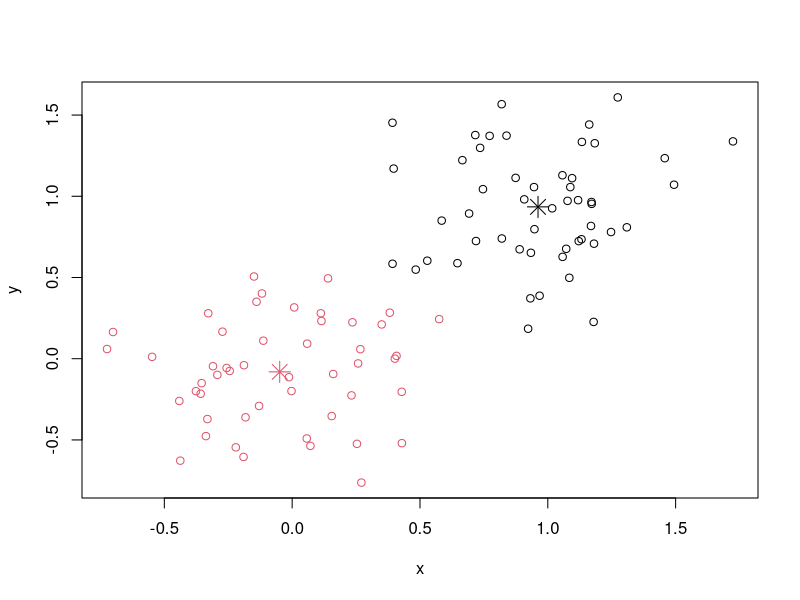
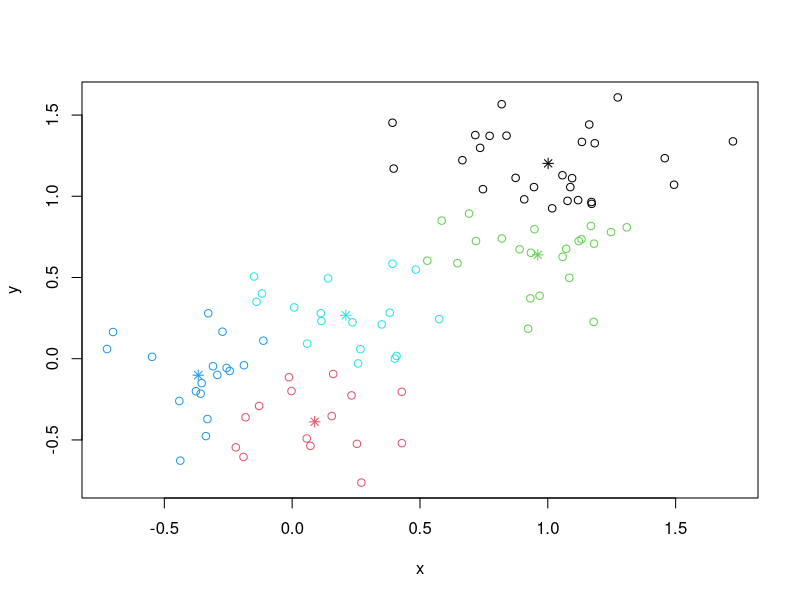

The R source for these figures, in order: (Note: this script raises an error after producing the figures.)
# NOT RUN {
require(graphics)

# a 2-dimensional example
x <- rbind(matrix(rnorm(100, sd = 0.3), ncol = 2),
           matrix(rnorm(100, mean = 1, sd = 0.3), ncol = 2))
colnames(x) <- c("x", "y")
(cl <- kmeans(x, 2))
plot(x, col = cl$cluster)
points(cl$centers, col = 1:2, pch = 8, cex = 2)

# sum of squares
ss <- function(x) sum(scale(x, scale = FALSE)^2)

## cluster centers "fitted" to each obs.:
fitted.x <- fitted(cl);  head(fitted.x)
resid.x <- x - fitted(cl)

## Equalities : ----------------------------------
cbind(cl[c("betweenss", "tot.withinss", "totss")], # the same two columns
      c(ss(fitted.x), ss(resid.x),    ss(x)))
stopifnot(all.equal(cl$ totss,        ss(x)),
          all.equal(cl$ tot.withinss, ss(resid.x)),
          ## these three are the same:
          all.equal(cl$ betweenss,    ss(fitted.x)),
          all.equal(cl$ betweenss, cl$totss - cl$tot.withinss),
          ## and hence also
          all.equal(ss(x), ss(fitted.x) + ss(resid.x))
)

kmeans(x,1)$withinss # trivial one-cluster, (its W.SS == ss(x))

## random starts do help here with too many clusters
## (and are often recommended anyway!):
(cl <- kmeans(x, 5, nstart = 25))
plot(x, col = cl$cluster)
points(cl$centers, col = 1:5, pch = 8)
# }

####################################

require(graphics)

# a 2-dimensional example
my.x <- read.csv("data_processed/IsoLagran1_0.2_notnormd.csv")
(my.cl <- kmeans(my.x$Adjusted.Area, 2))
plot(x, col = cl$cluster)
points(cl$centers, col = 1:2, pch = 8, cex = 2)

# sum of squares
ss <- function(x) sum(scale(x, scale = FALSE)^2)

## cluster centers "fitted" to each obs.:
fitted.x <- fitted(cl);  head(fitted.x)
resid.x <- x - fitted(cl)

## Equalities : ----------------------------------
cbind(cl[c("betweenss", "tot.withinss", "totss")], # the same two columns
      c(ss(fitted.x), ss(resid.x),    ss(x)))
stopifnot(all.equal(cl$ totss,        ss(x)),
          all.equal(cl$ tot.withinss, ss(resid.x)),
          ## these three are the same:
          all.equal(cl$ betweenss,    ss(fitted.x)),
          all.equal(cl$ betweenss, cl$totss - cl$tot.withinss),
          ## and hence also
          all.equal(ss(x), ss(fitted.x) + ss(resid.x))
)

kmeans(x,1)$withinss # trivial one-cluster, (its W.SS == ss(x))

## random starts do help here with too many clusters
## (and are often recommended anyway!):
(cl <- kmeans(x, 5, nstart = 25))
plot(x, col = cl$cluster)
points(cl$centers, col = 1:5, pch = 8)
# }